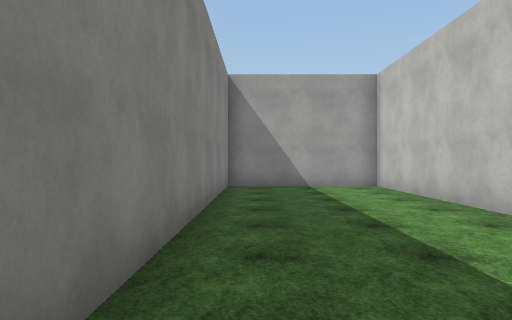
[1] (above)

17 first-person views from a walk through a scene from a Unity 3-D project. The camera is 1.4 m above the floor, looks level and sees 70° across. Doors are open. The floor is counted in squares, 2 m on a side. Each view is taken from the middle of a square. On the plan, view 1 faces up. The plan holds only what a view shows up to about 11 squares ahead; the rest is blank. The player is left out. Surface patterns are stand-ins for the level's own textures.

[2]
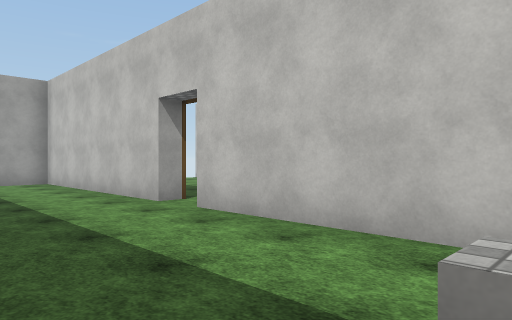

[3]
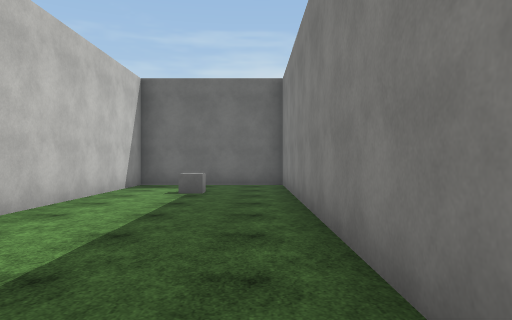

[4]
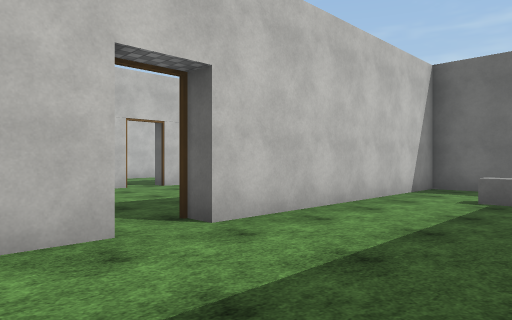

[5]
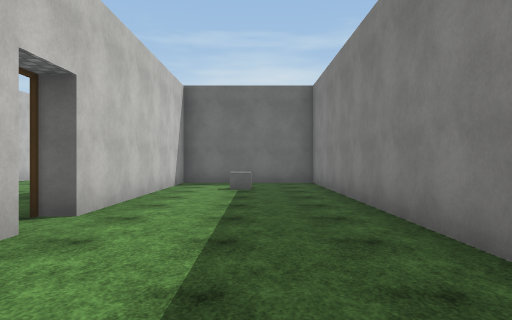

[6]
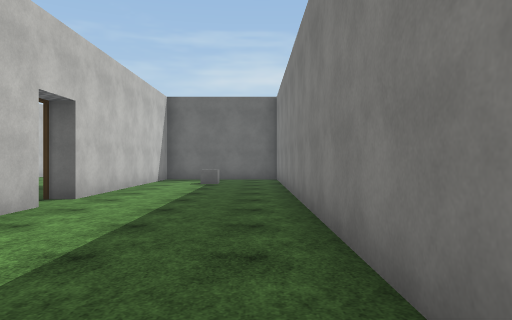

[7]
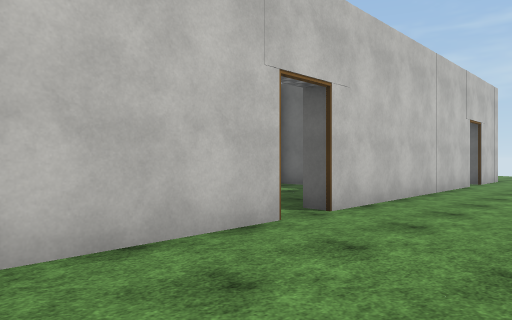

[8]
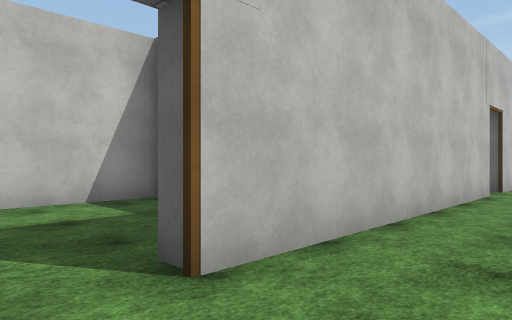

[9]
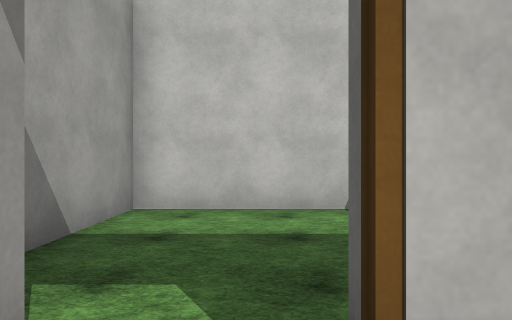

[10]
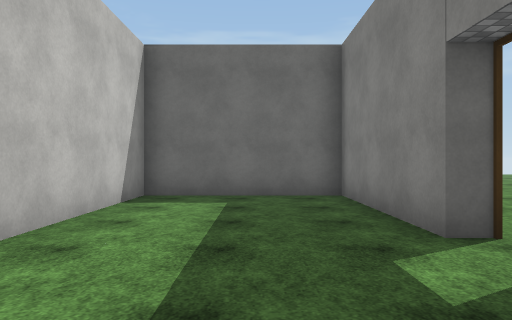

[11]
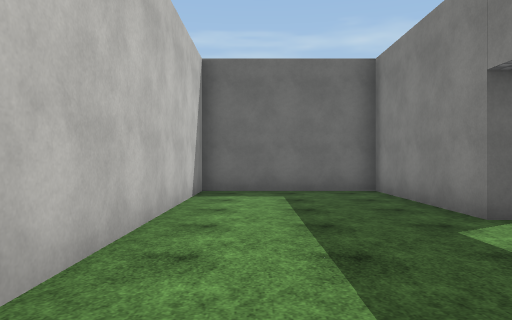

[12]
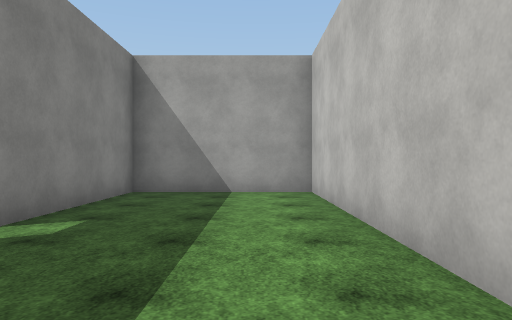

[13]
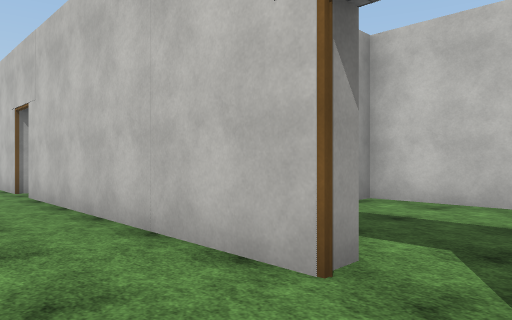

[14]
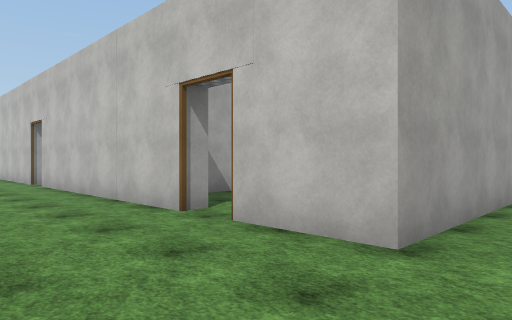

[15]
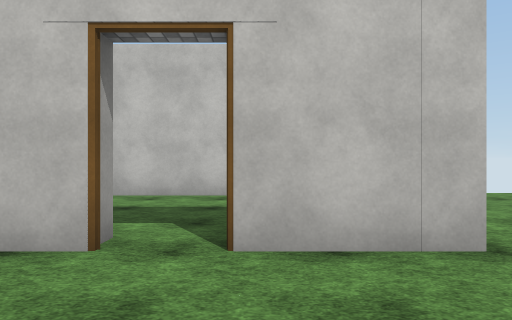

[16]
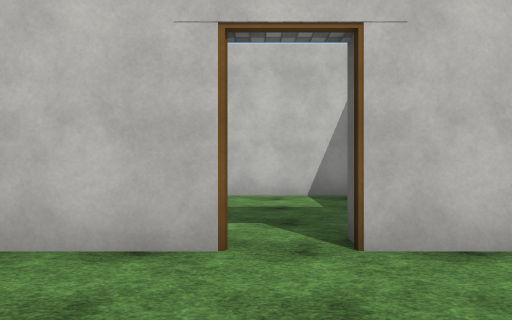

[17]
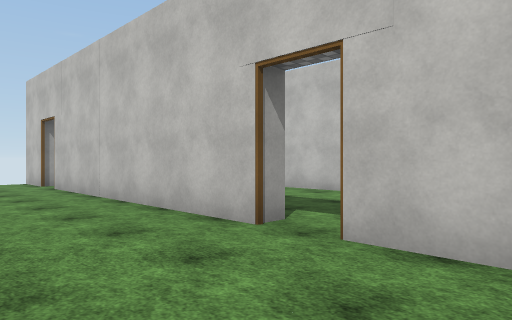

### Floor plan
Points are (right, up) in squares from view 1. A wall is a line through its corners. A room is listed if a view was taken in it or the views show most of it. See-through windows are left out.
Room 1 (views 1, 2, 3, 4, 5, 6)
walls: (3.8, 3.6) (3.2, 3.6) (3.2, 9.8) (-0.8, 9.8) (-0.8, -4.2) (3.2, -4.2) (3.2, 2.5) (3.9, 2.5)
ways out: open door at (4, 3) to room 2
objects: other object (1, -2)
Room 2 (views 7, 8, 9, 13, 14, 15, 16, 17)
walls: (8.8, -6.7) (8.8, -0.3); (8.8, 0.8) (8.8, 7.7); (13, -9.8) (8.8, -9.8) (8.8, -7.8); (8.8, 8.8) (8.8, 10.4)
ways out: open door at (4, 3) to room 1; open door at (9, 0.5) to room 3; open door at (9, -7.5) to room 4; open door at (9, 8.5) to room 5
Room 3 (views 10, 11, 12)
walls: (9.3, -0.3) (9.3, -4.2) (13.2, -4.2) (13.2, 5) (9.3, 5) (9.3, 0.8)
ways out: open door at (9, 0.5) to room 2
Room 4 (no view inside)
walls: (13.2, -8.9) (13.2, -4.7) (10.8, -4.7)
ways out: open door at (9, -7.5) to room 2
Room 5 (no view inside)
walls: (13.2, 5.4) (13.2, 9.8) (10.8, 9.8)
ways out: open door at (9, 8.5) to room 2

Positions as (right, up) in squares from view 1, and headings:
1: (0, 0), facing up
2: (0, -2), facing up-right
3: (0, 6), facing down
4: (0, 5), facing down-right
5: (1, 7), facing down
6: (0, 9), facing down
7: (6, 4), facing down-right
8: (7, 9), facing down-right
9: (8, 8), facing right
10: (11, 3), facing down
11: (12, 4), facing down
12: (12, -3), facing up
13: (7, -8), facing up-right
14: (6, -11), facing up-right
15: (6, -8), facing right
16: (6, -7), facing right
17: (6, -2), facing up-right
